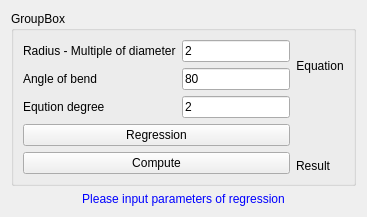
      <widget class="QWidget" name="tab_2">
       <attribute name="title">
        <string>Regression </string>
       </attribute>
       <layout class="QGridLayout" name="gridLayout_17">
        <item row="1" column="0" colspan="3">
         <widget class="QLabel" name="RegresionTip">
          <property name="sizePolicy">
           <sizepolicy hsizetype="Preferred" vsizetype="Fixed">
            <horstretch>0</horstretch>
            <verstretch>0</verstretch>
           </sizepolicy>
          </property>
          <property name="palette">
           <palette>
            <active>
             <colorrole role="WindowText">
              <brush brushstyle="SolidPattern">
               <color alpha="255">
                <red>0</red>
                <green>0</green>
                <blue>255</blue>
               </color>
              </brush>
             </colorrole>
             <colorrole role="Button">
              <brush brushstyle="SolidPattern">
               <color alpha="255">
                <red>255</red>
                <green>255</green>
                <blue>255</blue>
               </color>
              </brush>
             </colorrole>
             <colorrole role="Light">
              <brush brushstyle="SolidPattern">
               <color alpha="255">
                <red>255</red>
                <green>255</green>
                <blue>255</blue>
               </color>
              </brush>
             </colorrole>
             <colorrole role="Midlight">
              <brush brushstyle="SolidPattern">
               <color alpha="255">
                <red>255</red>
                <green>255</green>
                <blue>255</blue>
               </color>
              </brush>
             </colorrole>
             <colorrole role="Dark">
              <brush brushstyle="SolidPattern">
               <color alpha="255">
                <red>127</red>
                <green>127</green>
                <blue>127</blue>
               </color>
              </brush>
             </colorrole>
             <colorrole role="Mid">
              <brush brushstyle="SolidPattern">
               <color alpha="255">
                <red>170</red>
                <green>170</green>
                <blue>170</blue>
               </color>
              </brush>
             </colorrole>
             <colorrole role="Text">
              <brush brushstyle="SolidPattern">
               <color alpha="255">
                <red>255</red>
                <green>0</green>
                <blue>0</blue>
               </color>
              </brush>
             </colorrole>
             <colorrole role="BrightText">
              <brush brushstyle="SolidPattern">
               <color alpha="255">
                <red>255</red>
                <green>255</green>
                <blue>255</blue>
               </color>
              </brush>
             </colorrole>
             <colorrole role="ButtonText">
              <brush brushstyle="SolidPattern">
               <color alpha="255">
                <red>0</red>
                <green>0</green>
                <blue>0</blue>
               </color>
              </brush>
             </colorrole>
             <colorrole role="Base">
              <brush brushstyle="SolidPattern">
               <color alpha="255">
                <red>255</red>
                <green>255</green>
                <blue>255</blue>
               </color>
              </brush>
             </colorrole>
             <colorrole role="Window">
              <brush brushstyle="SolidPattern">
               <color alpha="255">
                <red>255</red>
                <green>255</green>
                <blue>255</blue>
               </color>
              </brush>
             </colorrole>
             <colorrole role="Shadow">
              <brush brushstyle="SolidPattern">
               <color alpha="255">
                <red>0</red>
                <green>0</green>
                <blue>0</blue>
               </color>
              </brush>
             </colorrole>
             <colorrole role="AlternateBase">
              <brush brushstyle="SolidPattern">
               <color alpha="255">
                <red>255</red>
                <green>255</green>
                <blue>255</blue>
               </color>
              </brush>
             </colorrole>
             <colorrole role="ToolTipBase">
              <brush brushstyle="SolidPattern">
               <color alpha="255">
                <red>255</red>
                <green>255</green>
                <blue>220</blue>
               </color>
              </brush>
             </colorrole>
             <colorrole role="ToolTipText">
              <brush brushstyle="SolidPattern">
               <color alpha="255">
                <red>0</red>
                <green>0</green>
                <blue>0</blue>
               </color>
              </brush>
             </colorrole>
             <colorrole role="PlaceholderText">
              <brush brushstyle="SolidPattern">
               <color alpha="128">
                <red>255</red>
                <green>0</green>
                <blue>0</blue>
               </color>
              </brush>
             </colorrole>
            </active>
            <inactive>
             <colorrole role="WindowText">
              <brush brushstyle="SolidPattern">
               <color alpha="255">
                <red>0</red>
                <green>0</green>
                <blue>255</blue>
               </color>
              </brush>
             </colorrole>
             <colorrole role="Button">
              <brush brushstyle="SolidPattern">
               <color alpha="255">
                <red>255</red>
                <green>255</green>
                <blue>255</blue>
               </color>
              </brush>
             </colorrole>
             <colorrole role="Light">
              <brush brushstyle="SolidPattern">
               <color alpha="255">
                <red>255</red>
                <green>255</green>
                <blue>255</blue>
               </color>
              </brush>
             </colorrole>
             <colorrole role="Midlight">
              <brush brushstyle="SolidPattern">
               <color alpha="255">
                <red>255</red>
                <green>255</green>
                <blue>255</blue>
               </color>
              </brush>
             </colorrole>
             <colorrole role="Dark">
              <brush brushstyle="SolidPattern">
               <color alpha="255">
                <red>127</red>
                <green>127</green>
                <blue>127</blue>
               </color>
              </brush>
             </colorrole>
             <colorrole role="Mid">
              <brush brushstyle="SolidPattern">
               <color alpha="255">
                <red>170</red>
                <green>170</green>
                <blue>170</blue>
               </color>
              </brush>
             </colorrole>
             <colorrole role="Text">
              <brush brushstyle="SolidPattern">
               <color alpha="255">
                <red>255</red>
                <green>0</green>
                <blue>0</blue>
               </color>
              </brush>
             </colorrole>
             <colorrole role="BrightText">
              <brush brushstyle="SolidPattern">
               <color alpha="255">
                <red>255</red>
                <green>255</green>
                <blue>255</blue>
               </color>
              </brush>
             </colorrole>
             <colorrole role="ButtonText">
              <brush brushstyle="SolidPattern">
               <color alpha="255">
                <red>0</red>
                <green>0</green>
                <blue>0</blue>
               </color>
              </brush>
             </colorrole>
             <colorrole role="Base">
              <brush brushstyle="SolidPattern">
               <color alpha="255">
                <red>255</red>
                <green>255</green>
                <blue>255</blue>
               </color>
              </brush>
             </colorrole>
             <colorrole role="Window">
              <brush brushstyle="SolidPattern">
               <color alpha="255">
                <red>255</red>
                <green>255</green>
                <blue>255</blue>
               </color>
              </brush>
             </colorrole>
             <colorrole role="Shadow">
              <brush brushstyle="SolidPattern">
               <color alpha="255">
                <red>0</red>
                <green>0</green>
                <blue>0</blue>
               </color>
              </brush>
             </colorrole>
             <colorrole role="AlternateBase">
              <brush brushstyle="SolidPattern">
               <color alpha="255">
                <red>255</red>
                <green>255</green>
                <blue>255</blue>
               </color>
              </brush>
             </colorrole>
             <colorrole role="ToolTipBase">
              <brush brushstyle="SolidPattern">
               <color alpha="255">
                <red>255</red>
                <green>255</green>
                <blue>220</blue>
               </color>
              </brush>
             </colorrole>
             <colorrole role="ToolTipText">
              <brush brushstyle="SolidPattern">
               <color alpha="255">
                <red>0</red>
                <green>0</green>
                <blue>0</blue>
               </color>
              </brush>
             </colorrole>
             <colorrole role="PlaceholderText">
              <brush brushstyle="SolidPattern">
               <color alpha="128">
                <red>255</red>
                <green>0</green>
                <blue>0</blue>
               </color>
              </brush>
             </colorrole>
            </inactive>
            <disabled>
             <colorrole role="WindowText">
              <brush brushstyle="SolidPattern">
               <color alpha="255">
                <red>127</red>
                <green>127</green>
                <blue>127</blue>
               </color>
              </brush>
             </colorrole>
             <colorrole role="Button">
              <brush brushstyle="SolidPattern">
               <color alpha="255">
                <red>255</red>
                <green>255</green>
                <blue>255</blue>
               </color>
              </brush>
             </colorrole>
             <colorrole role="Light">
              <brush brushstyle="SolidPattern">
               <color alpha="255">
                <red>255</red>
                <green>255</green>
                <blue>255</blue>
               </color>
              </brush>
             </colorrole>
             <colorrole role="Midlight">
              <brush brushstyle="SolidPattern">
               <color alpha="255">
                <red>255</red>
                <green>255</green>
                <blue>255</blue>
               </color>
              </brush>
             </colorrole>
             <colorrole role="Dark">
              <brush brushstyle="SolidPattern">
               <color alpha="255">
                <red>127</red>
                <green>127</green>
                <blue>127</blue>
               </color>
              </brush>
             </colorrole>
             <colorrole role="Mid">
              <brush brushstyle="SolidPattern">
               <color alpha="255">
                <red>170</red>
                <green>170</green>
                <blue>170</blue>
               </color>
              </brush>
             </colorrole>
             <colorrole role="Text">
              <brush brushstyle="SolidPattern">
               <color alpha="255">
                <red>127</red>
                <green>127</green>
                <blue>127</blue>
               </color>
              </brush>
             </colorrole>
             <colorrole role="BrightText">
              <brush brushstyle="SolidPattern">
               <color alpha="255">
                <red>255</red>
                <green>255</green>
                <blue>255</blue>
               </color>
              </brush>
             </colorrole>
             <colorrole role="ButtonText">
              <brush brushstyle="SolidPattern">
               <color alpha="255">
                <red>127</red>
                <green>127</green>
                <blue>127</blue>
               </color>
              </brush>
             </colorrole>
             <colorrole role="Base">
              <brush brushstyle="SolidPattern">
               <color alpha="255">
                <red>255</red>
                <green>255</green>
                <blue>255</blue>
               </color>
              </brush>
             </colorrole>
             <colorrole role="Window">
              <brush brushstyle="SolidPattern">
               <color alpha="255">
                <red>255</red>
                <green>255</green>
                <blue>255</blue>
               </color>
              </brush>
             </colorrole>
             <colorrole role="Shadow">
              <brush brushstyle="SolidPattern">
               <color alpha="255">
                <red>0</red>
                <green>0</green>
                <blue>0</blue>
               </color>
              </brush>
             </colorrole>
             <colorrole role="AlternateBase">
              <brush brushstyle="SolidPattern">
               <color alpha="255">
                <red>255</red>
                <green>255</green>
                <blue>255</blue>
               </color>
              </brush>
             </colorrole>
             <colorrole role="ToolTipBase">
              <brush brushstyle="SolidPattern">
               <color alpha="255">
                <red>255</red>
                <green>255</green>
                <blue>220</blue>
               </color>
              </brush>
             </colorrole>
             <colorrole role="ToolTipText">
              <brush brushstyle="SolidPattern">
               <color alpha="255">
                <red>0</red>
                <green>0</green>
                <blue>0</blue>
               </color>
              </brush>
             </colorrole>
             <colorrole role="PlaceholderText">
              <brush brushstyle="SolidPattern">
               <color alpha="128">
                <red>0</red>
                <green>0</green>
                <blue>0</blue>
               </color>
              </brush>
             </colorrole>
            </disabled>
           </palette>
          </property>
          <property name="frameShadow">
           <enum>QFrame::Sunken</enum>
          </property>
          <property name="text">
           <string>Please input parameters of regression</string>
          </property>
          <property name="alignment">
           <set>Qt::AlignCenter</set>
          </property>
         </widget>
        </item>
        <item row="0" column="0" colspan="3">
         <layout class="QGridLayout" name="gridLayout_13">
          <item row="0" column="0">
           <widget class="QGroupBox" name="groupBox_3">
            <property name="title">
             <string>GroupBox</string>
            </property>
            <layout class="QGridLayout" name="gridLayout_19">
             <item row="2" column="2">
              <widget class="QLabel" name="ResultR">
               <property name="sizePolicy">
                <sizepolicy hsizetype="Preferred" vsizetype="Preferred">
                 <horstretch>0</horstretch>
                 <verstretch>1</verstretch>
                </sizepolicy>
               </property>
               <property name="text">
                <string/>
               </property>
              </widget>
             </item>
             <item row="2" column="1">
              <widget class="QLabel" name="label_48">
               <property name="sizePolicy">
                <sizepolicy hsizetype="Preferred" vsizetype="Preferred">
                 <horstretch>0</horstretch>
                 <verstretch>1</verstretch>
                </sizepolicy>
               </property>
               <property name="text">
                <string>Result</string>
               </property>
              </widget>
             </item>
             <item row="0" column="0" rowspan="3">
              <layout class="QGridLayout" name="gridLayout_18">
               <item row="3" column="0" colspan="2">
                <widget class="QPushButton" name="Regression">
                 <property name="text">
                  <string>Regression</string>
                 </property>
                </widget>
               </item>
               <item row="0" column="0">
                <widget class="QLabel" name="label_45">
                 <property name="text">
                  <string>Radius - Multiple of diameter</string>
                 </property>
                </widget>
               </item>
               <item row="4" column="0" colspan="2">
                <widget class="QPushButton" name="ComputeR">
                 <property name="text">
                  <string>Compute</string>
                 </property>
                </widget>
               </item>
               <item row="1" column="0">
                <widget class="QLabel" name="label_46">
                 <property name="text">
                  <string>Angle of bend</string>
                 </property>
                </widget>
               </item>
               <item row="0" column="1">
                <widget class="QLineEdit" name="Radius">
                 <property name="sizePolicy">
                  <sizepolicy hsizetype="Fixed" vsizetype="Fixed">
                   <horstretch>0</horstretch>
                   <verstretch>0</verstretch>
                  </sizepolicy>
                 </property>
                 <property name="text">
                  <string>2</string>
                 </property>
                 <property name="placeholderText">
                  <string>2</string>
                 </property>
                </widget>
               </item>
               <item row="2" column="0">
                <widget class="QLabel" name="label_47">
                 <property name="text">
                  <string>Eqution degree</string>
                 </property>
                </widget>
               </item>
               <item row="2" column="1">
                <widget class="QLineEdit" name="Degree">
                 <property name="sizePolicy">
                  <sizepolicy hsizetype="Fixed" vsizetype="Fixed">
                   <horstretch>0</horstretch>
                   <verstretch>0</verstretch>
                  </sizepolicy>
                 </property>
                 <property name="text">
                  <string>2</string>
                 </property>
                 <property name="placeholderText">
                  <string>2</string>
                 </property>
                </widget>
               </item>
               <item row="1" column="1">
                <widget class="QLineEdit" name="Angle_2">
                 <property name="sizePolicy">
                  <sizepolicy hsizetype="Fixed" vsizetype="Fixed">
                   <horstretch>0</horstretch>
                   <verstretch>0</verstretch>
                  </sizepolicy>
                 </property>
                 <property name="text">
                  <string>80</string>
                 </property>
                 <property name="placeholderText">
                  <string>80</string>
                 </property>
                </widget>
               </item>
              </layout>
             </item>
             <item row="0" column="1" colspan="2">
              <widget class="QLabel" name="Eqution">
               <property name="sizePolicy">
                <sizepolicy hsizetype="Preferred" vsizetype="Preferred">
                 <horstretch>0</horstretch>
                 <verstretch>3</verstretch>
                </sizepolicy>
               </property>
               <property name="text">
                <string>Equation</string>
               </property>
               <property name="alignment">
                <set>Qt::AlignCenter</set>
               </property>
              </widget>
             </item>
             <item row="1" column="1" colspan="2">
              <widget class="QmyFigureCanvas" name="plotR" native="true">
               <property name="sizePolicy">
                <sizepolicy hsizetype="Preferred" vsizetype="Preferred">
                 <horstretch>0</horstretch>
                 <verstretch>3</verstretch>
                </sizepolicy>
               </property>
              </widget>
             </item>
            </layout>
           </widget>
          </item>
         </layout>
        </item>
       </layout>
      </widget>
